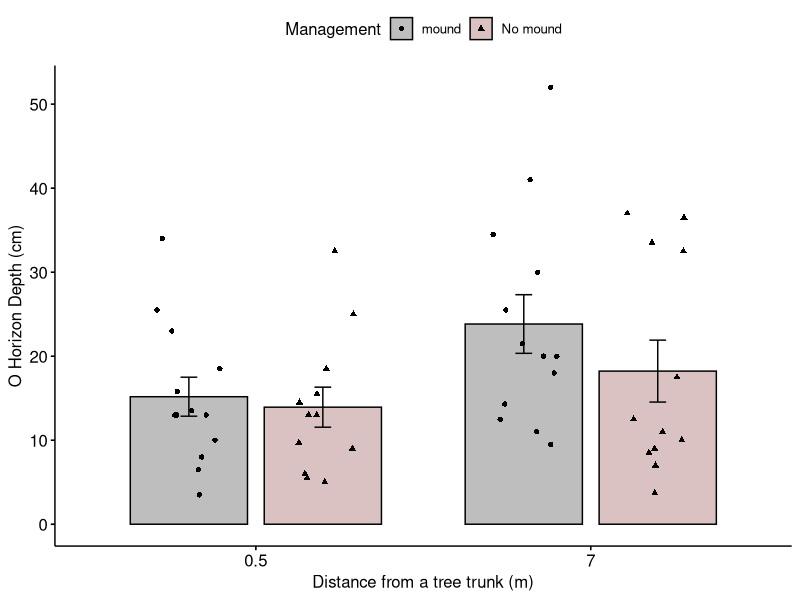
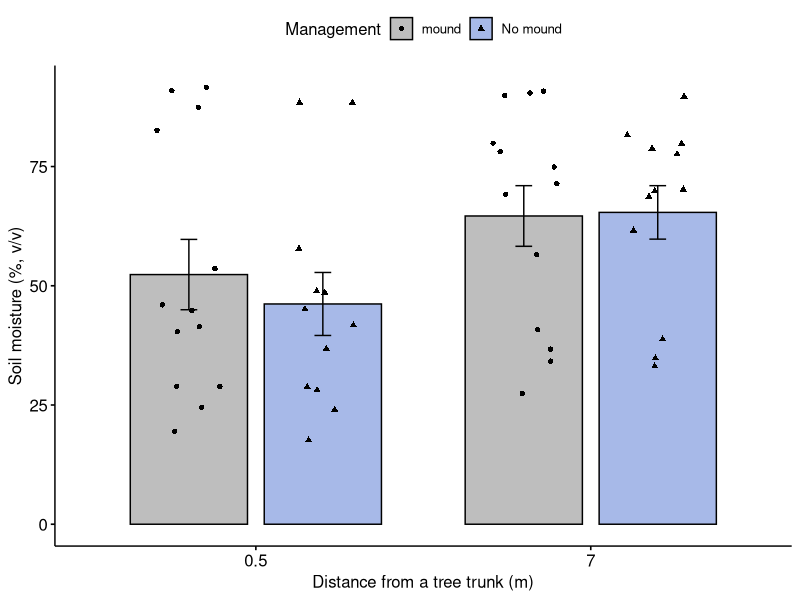
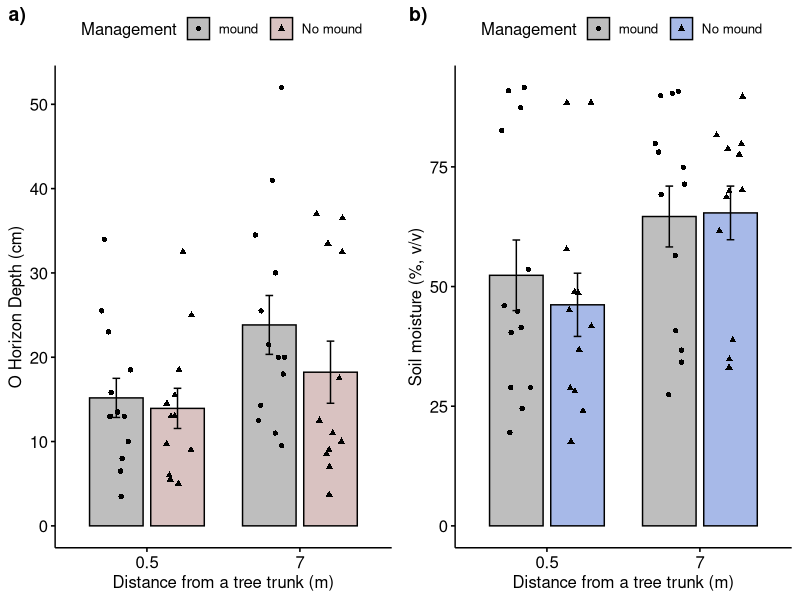
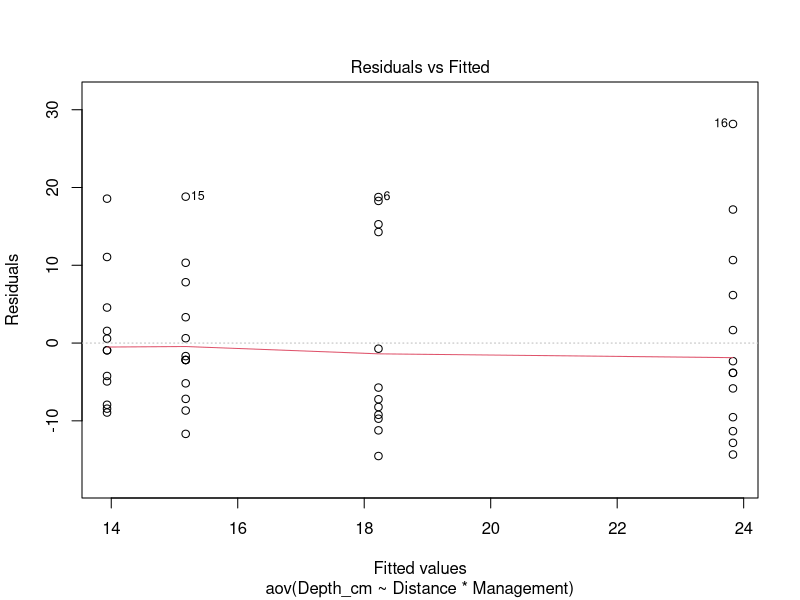
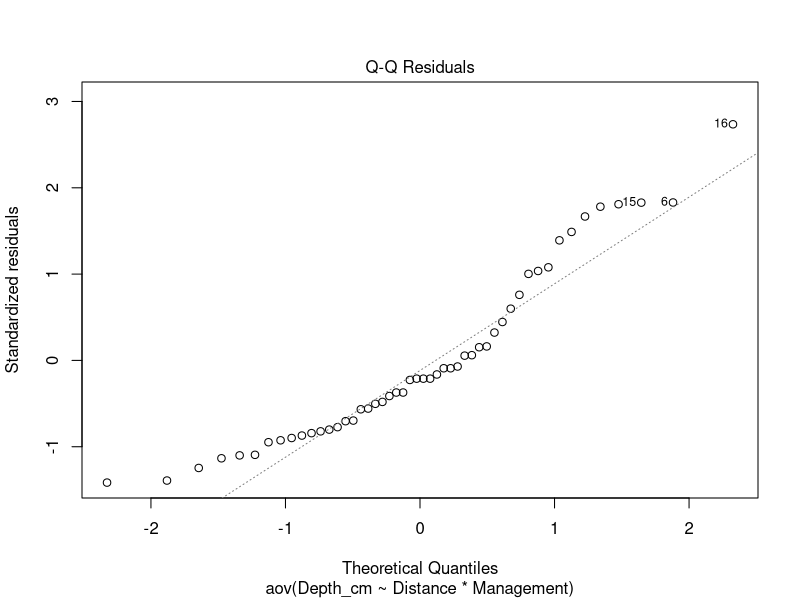
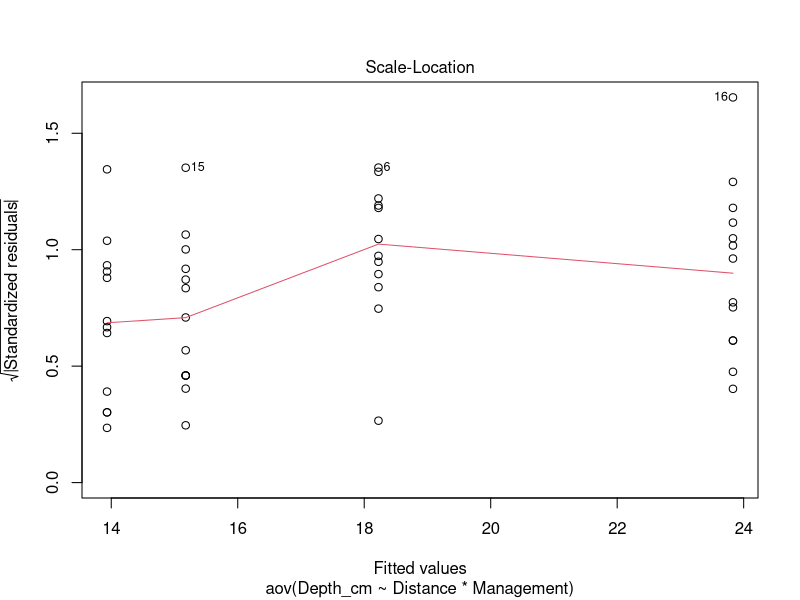
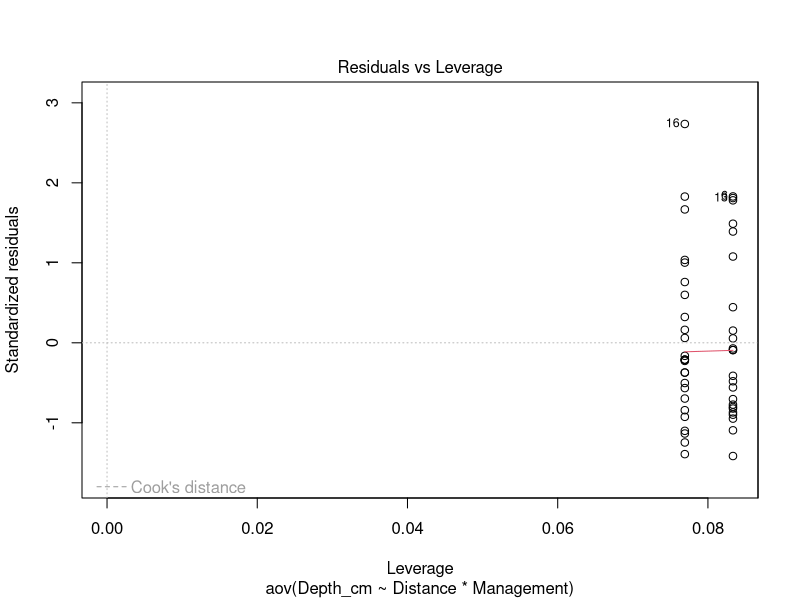
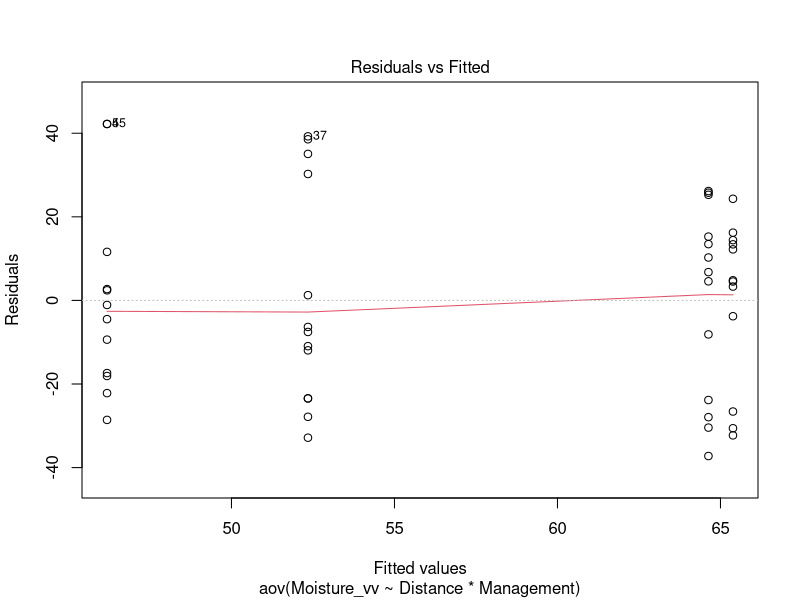

Reproduce these figures in R, in order.
# Date: 17/09/2025 (created, latest update 29/09/2025)
# Author: Mako Shibata (s2471259@ed.ac.uk)
# Objective: Depth and moisture analyses - Management specific 

# Libraries ----
library(tidyr) #formatting
library(dplyr) #manipulation 
library(ggplot2) #visualisation
library(readr) #manipulation
library(ggpubr)
install.packages("colourpicker")
library(car)
# Definicar# Defining functions ----
theme.LPI <- function(){
  theme_bw()+
    theme(axis.text.x=element_text(size=12, angle=0, vjust=1, hjust=1, color="black"), 
          axis.text.y=element_text(size=12, color="black"), 
          axis.title.x=element_text(size=14, face="plain", color="black"), 
          axis.title.y=element_text(size=14, face="plain", color="black"), 
          panel.grid.major.x=element_blank(), 
          panel.grid.minor.x=element_blank(), 
          panel.grid.minor.y=element_blank(), 
          panel.grid.major.y=element_blank(), 
          plot.margin=unit(c(0.5, 0.5, 0.5, 0.5), units= , "cm"), 
          plot.title = element_text(size=20, vjust=1, hjust=0.5), 
          legend.text = element_text(size=12, face="italic", color="black"), 
          legend.title = element_blank(), 
          legend.position=c(0.9,0.9))
}


# Set the WD ----
setwd("/Users/Owner/Library/CloudStorage/OneDrive-UniversityofEdinburgh/#00_EM/Project_Soil Microclimate/EM_SoilMicroclimate")

# Import data ----
soil_all <- read.csv("soil_all.csv")
View(soil_all)

# Management-specific ----
## A) Visualisation
### Classifying tree ID based on management 
soil_all<- soil_all %>% 
  mutate(soil_all, Management = case_when(
    TreeID %in% c(1, 2, 3, 4, 5, 6, 7, 21, 22, 23, 24, 25) ~ "No mound", 
    TRUE ~ "mound"))

colnames(soil_all)
str(soil_all)
View(soil_all[soil_all$Management == "mound", ])
View(soil_all[soil_all$Management == "No mound", ])
nrow(soil_all[as.character(soil_all$Management) == "mound", ])
nrow(soil_all[as.character(soil_all$Management) == "No mound", ])

### mound = 13, No mound = 12. 

### Distance vs O Horizon depth (cm)
p8 <- ggbarplot(
  soil_all, x = "Distance", y = "Depth_cm", 
  add = c("mean_se", "jitter"), 
  add.params = list(shape = "Management"),
  fill= "Management", palette = c(
    "No mound" = "#D9C2C1", 
    "mound" = "gray"),
  position = position_dodge(0.8)
) + 
  labs(x = "Distance from a tree trunk (m)", y = "O Horizon Depth (cm)")

p8

### Distance vs Soil moisture (cm)
p9 <- ggbarplot(
  soil_all, x = "Distance", y = "Moisture_vv", 
  add = c("mean_se", "jitter"), 
  add.params = list(shape = "Management"),
  fill= "Management", palette = c(
    "No mound" = "#A7B9E8", 
    "mound" = "gray"),
  position = position_dodge(0.8)
) + 
  labs(x = "Distance from a tree trunk (m)", y = "Soil moisture (%, v/v)")

p9

combined_plot <- ggarrange(
  p8, p9,
  labels = c("a)", "b)"),
  ncol = 2, nrow = 1,
  common.legend = FALSE
)
print(combined_plot)

dev.off()

### Calculating SEs ----
#### calculating the standard error of depth. <MOUND> 
mound <- soil_all[soil_all$Management == "mound", ]
mound$count <- row_number(mound)
nrow(mound)

sd_depth_mound_0.5 = sd(mound$Depth_cm[mound$Distance == 0.5])
se_depth_mound_0.5 <- sd_depth_mound_0.5/sqrt(13)
print(se_depth_mound_0.5)
# 2.32 cm for 0.5 m 

sd_depth_mound_7.0 = sd(mound$Depth_cm[mound$Distance == 7.0])
se_depth_mound_7.0 <- sd_depth_mound_7.0/sqrt(13)
print(se_depth_mound_7.0)
# 3.49 cm for 7.0 m

#### calculating the standard error of moisture. <MOUND> 
sd_moisutre_mound_0.5 = sd(mound$Moisture_vv[mound$Distance == 0.5])
sd_moisutre_mound_0.5
se_moisture_mound_0.5 <- sd_moisutre_mound_0.5/sqrt(13)
print(se_moisture_mound_0.5)
# 7.38 % for 0.5 m 

sd_moisutre_mound_7.0 = sd(mound$Moisture_vv[mound$Distance == 7.0])
se_moisutre_mound_7.0 <- sd_moisutre_mound_7.0/sqrt(13)
print(se_moisutre_mound_7.0)
# 6.36 % for 7.0 m

#### calculating the standard error of depth. <NO MOUND> 
no_mound <- soil_all[soil_all$Management == "No mound", ]
nrow(no_mound)

sd_depth_nomound_0.5 = sd(no_mound$Depth_cm[no_mound$Distance == 0.5])
se_depth_nomound_0.5 <- sd_depth_nomound_0.5/sqrt(12)
print(se_depth_nomound_0.5)
# 2.38 cm for 0.5 m 

sd_depth_nomound_7.0 = sd(no_mound$Depth_cm[no_mound$Distance == 7.0])
se_depth_nomound_7.0 <- sd_depth_nomound_7.0/sqrt(12)
print(se_depth_nomound_7.0)
# 3.69 cm for 0.5 m 

#### calculating the standard error of moisture. <NO MOUND>
sd_moisutre_nomound_0.5 = sd(no_mound$Moisture_vv[no_mound$Distance == 0.5])
se_moisutre_nomound_0.5 <- sd_moisutre_nomound_0.5/sqrt(12)
print(se_moisutre_nomound_0.5)
# 6.61 % for 0.5 m

sd_moisutre_nomound_7.0 = sd(no_mound$Moisture_vv[no_mound$Distance == 7.0])
se_moisutre_nomound_7.0 <- sd_moisutre_nomound_7.0/sqrt(12)
print(se_moisutre_nomound_7.0)
# 5.60 % for 7.0 m

## B) Two-way ANOVA
#### Depth vs. management & tree trunk distance 
mod <- aov(Depth_cm ~ Distance * Management, data = soil_all)
Anova(mod, type = 3)
summary(mod)
# Significant for distance
# Non-significant for management
# Non-significant interaction: management difference does NOT make a difference to 
# the effect of distance

# just test 
test <- aov(Depth_cm ~ Distance, data = mound)
test2 <- aov(Depth_cm ~ Distance, data = no_mound)
summary(test)
summary(test2)

# two-way anova: p = 0.4758, df = 46. 
# p = 0.05 for mound, p = 0.34 for no-mound.
# df = 24, and df = 22, respectively. 

tapply(mound$Depth_cm, mound$Distance, mean, na.rm=TRUE)
tapply(no_mound$Depth_cm, no_mound$Distance, mean, na.rm=TRUE)
# mound: Mean 0.5 m: 15.18 cm, 7.0 m: 23.8 cm  
# no_mound: Mean 0.5 m: 13.93 cm, 7.0 m: 18.2 cm 


plot(mod) 
# Residuals vs. fitted: linearity met. 
# Q-Q plot generally follows the same line, residuals normally distributed. 
# Residuals variances are equal. 
# No significant outliers outside the Cook's distance. 

#### Moisture vs. Depth and management 
mod2 <- aov(Moisture_vv ~ Distance * Management, data = soil_all)
Anova(mod2, type = 3)
summary(mod2)

test3 <- aov(Moisture_vv ~ Distance, data = no_mound)
summary(test3)
test4 <- aov(Moisture_vv ~ Distance, data = mound)
summary(test4)

# two-way anova: p = 0.60, df = 46. 
# p = 0.04 for no-mound, p = 0.22 for mound. 
# df = 22 and df = 24 respectively.

tapply(no_mound$Moisture_vv, no_mound$Distance, mean, na.rm=TRUE)
tapply(mound$Moisture_vv, mound$Distance, mean, na.rm=TRUE)
# None Mean 0.5 m: 46.2%, 0.7 m: 65.3%
# Mound Mean 0.5 m: 52.3%, 7.0 m: 64.6%

plot(mod2)
# Linearity met.
# Q-Q plot generally follows the same line. 
# Residual variances are generally equal.
# No significant outliers outside the Cook's distance. 